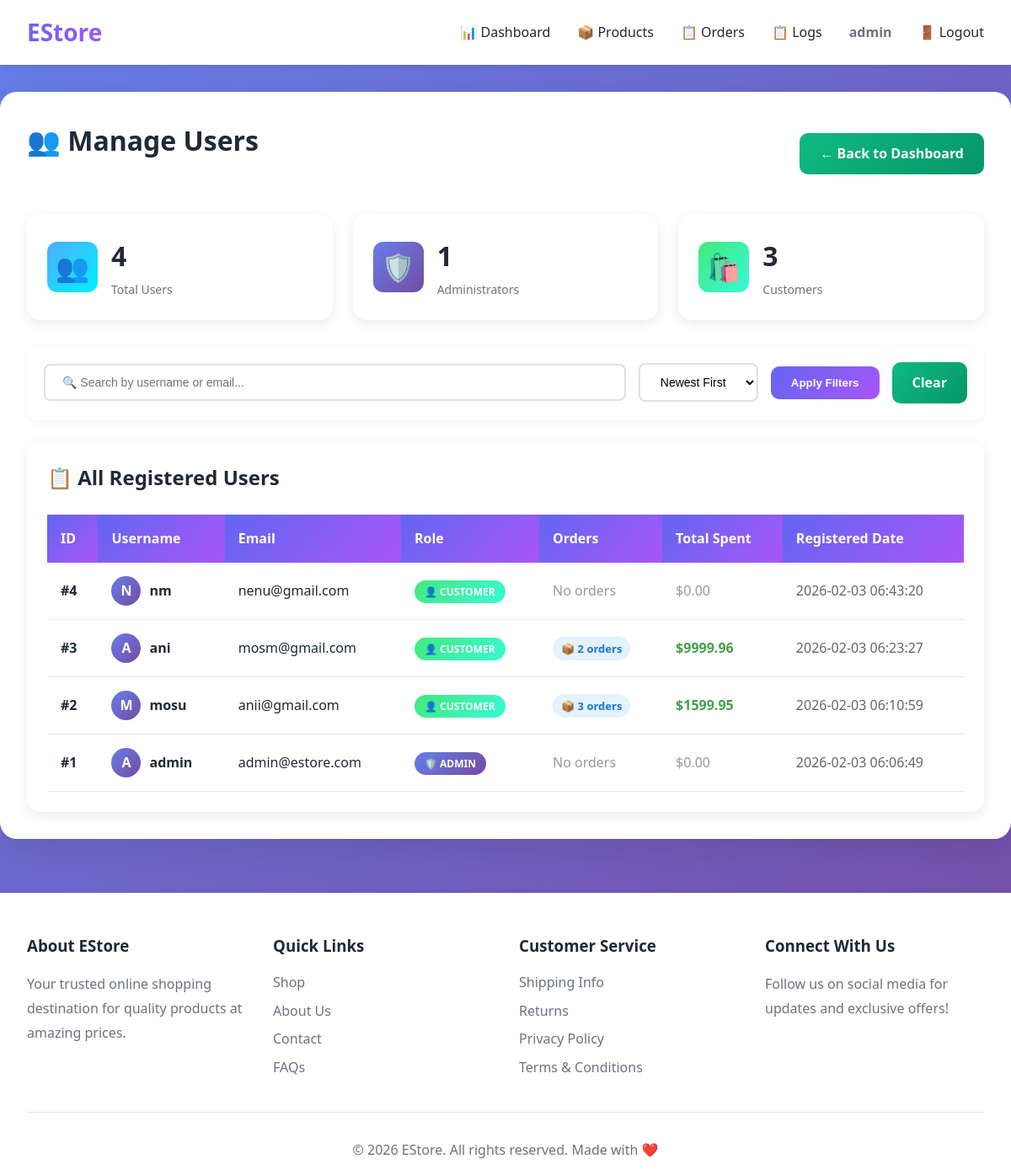
Page /admin/users (signed in) on the committed database.
### tables this page shows
CREATE TABLE users
                 (id INTEGER PRIMARY KEY AUTOINCREMENT,
                  username TEXT UNIQUE NOT NULL,
                  email TEXT UNIQUE NOT NULL,
                  password TEXT NOT NULL,
                  is_admin INTEGER DEFAULT 0,
                  created_at TIMESTAMP DEFAULT CURRENT_TIMESTAMP);

### app.py (the view)
@app.route('/admin/users')
@admin_required
def admin_users():
    try:
        search = request.args.get('search', '')
        sort_by = request.args.get('sort', 'newest')
        conn = get_db()
        query = 'SELECT * FROM users WHERE 1=1'
        params = []
        if search:
            query += ' AND (username LIKE ? OR email LIKE ?)'
            search_param = f'%{search}%'
            params.extend([search_param, search_param])
        if sort_by == 'newest':
            query += ' ORDER BY created_at DESC'
        elif sort_by == 'oldest':
            query += ' ORDER BY created_at ASC'
        elif sort_by == 'name':
            query += ' ORDER BY username ASC'
        users = conn.execute(query, params).fetchall()
        user_stats = conn.execute('''
            SELECT
                COUNT(*) as total_users,
                SUM(CASE WHEN is_admin = 1 THEN 1 ELSE 0 END) as admin_count,
                SUM(CASE WHEN is_admin = 0 THEN 1 ELSE 0 END) as customer_count
            FROM users
        ''').fetchone()
        users_with_orders = []
        for user in users:
            order_count = conn.execute('SELECT COUNT(*) as count FROM orders WHERE user_id = ?', (user['id'],)).fetchone()
            total_spent = conn.execute('SELECT SUM(total) as total FROM orders WHERE user_id = ?', (user['id'],)).fetchone()
            users_with_orders.append({
                'id': user['id'],
                'username': user['username'],
                'email': user['email'],
                'is_admin': user['is_admin'],
                'created_at': user['created_at'],
                'order_count': order_count['count'] if order_count else 0,
                'total_spent': total_spent['total'] if total_spent and total_spent['total'] else 0
            })
        conn.close()
        return render_template('admin/users.html',
                             users=users_with_orders,
                             user_stats=user_stats,
                             search=search,
                             sort_by=sort_by)
    except Exception as e:
        log_error('Admin Users Error', f'Error loading users page: {str(e)}')
        flash('An error occurred while loading users', 'danger')
        return

### app.py (called while the page is built)
def get_db():
    conn = sqlite3.connect('ecommerce.db')
    conn.row_factory = sqlite3.Row
    return conn

def admin_required(f):
    @wraps(f)
    def decorated_function(*args, **kwargs):
        if 'user_id' not in session:
            log_unauthorized_access(request.path, 'admin')
            flash('Please login to access this page', 'warning')
            return redirect(url_for('login'))
        if not session.get('is_admin'):
            log_unauthorized_access(request.path, 'admin')
            flash('You do not have permission to access this page', 'danger')
            return redirect(url_for('index'))
        return f(*args, **kwargs)
    return decorated_function

### templates/admin/users.html (shortened to what this page needs)
{% extends "base.html" %}
{% block content %}
<div class="admin-header">
    <h2 class="section-title">👥 Manage Users</h2>
    <a href="{{ url_for('admin_dashboard') }}" class="btn btn-secondary">← Back to Dashboard</a>
</div>
<div class="admin-stats" style="margin-bottom: 30px;">
    <div class="stat-card">
        <div class="stat-icon" style="background: linear-gradient(135deg, #4FACFE 0%, #00F2FE 100%);">👥</div>
        <div class="stat-info">
            <h3>{{ user_stats.total_users }}</h3>
            <p>Total Users</p>
        </div>
    </div>
    <div class="stat-card">
        <div class="stat-icon" style="background: linear-gradient(135deg, #667EEA 0%, #764BA2 100%);">🛡️</div>
        <div class="stat-info">
            <h3>{{ user_stats.admin_count }}</h3>
            <p>Administrators</p>
        </div>
    </div>
    <div class="stat-card">
        <div class="stat-icon" style="background: linear-gradient(135deg, #43E97B 0%, #38F9D7 100%);">🛍️</div>
        <div class="stat-info">
            <h3>{{ user_stats.customer_count }}</h3>
            <p>Customers</p>
        </div>
    </div>
</div>
<div class="admin-filters" style="background: white; padding: 20px; border-radius: 12px; margin-bottom: 25px; box-shadow: 0 2px 8px rgba(0,0,0,0.05);">
    <form method="get" style="display: flex; gap: 15px; flex-wrap: wrap; align-items: center;">
        <div style="flex: 1; min-width: 250px;">
            <input type="text" name="search" placeholder="🔍 Search by username or email..."
                   value="{{ search }}"
                   style="width: 100%; padding: 12px 20px; border: 2px solid #e0e0e0; border-radius: 8px; font-size: 14px;">
        </div>
        <div>
            <select name="sort" style="padding: 12px 20px; border: 2px solid #e0e0e0; border-radius: 8px; font-size: 14px; background: white;">
                <option value="newest" {% if sort_by == 'newest' %}selected{% endif %}>Newest First</option>
            </select>
        </div>
        <button type="submit" class="btn btn-primary">Apply Filters</button>
        <a href="{{ url_for('admin_users') }}" class="btn btn-secondary">Clear</a>
    </form>
</div>
<div class="admin-section">
    <h3 class="admin-section-title">📋 All Registered Users</h3>
    <div class="admin-table-container">
        {% if users %}
        <table class="admin-table">
            <thead>
                <tr>
                    <th>ID</th>
                    <th>Username</th>
                    <th>Email</th>
                    <th>Role</th>
                    <th>Orders</th>
                    <th>Total Spent</th>
                    <th>Registered Date</th>
                </tr>
            </thead>
            <tbody>
                {% for user in users %}
                <tr>
                    <td><strong>#{{ user.id }}</strong></td>
                    <td>
                        <div style="display: flex; align-items: center; gap: 10px;">
                            <div style="width: 35px; height: 35px; border-radius: 50%; background: linear-gradient(135deg, #667EEA 0%, #764BA2 100%); display: flex; align-items: center; justify-content: center; color: white; font-weight: bold;">
                                {{ user.username[0].upper() }}
                            </div>
                            <strong>{{ user.username }}</strong>
                        </div>
                    </td>
                    <td>{{ user.email }}</td>
                    <td>
                        {% if user.is_admin %}
                        <span class="status" style="background: linear-gradient(135deg, #667EEA 0%, #764BA2 100%); color: white; padding: 5px 12px; border-radius: 20px; font-size: 12px; font-weight: 600;">
                            🛡️ ADMIN
                        </span>
                        {% else %}
                        <span class="status" style="background: linear-gradient(135deg, #43E97B 0%, #38F9D7 100%); color: white; padding: 5px 12px; border-radius: 20px; font-size: 12px; font-weight: 600;">
                            👤 CUSTOMER
                        </span>
                        {% endif %}
                    </td>
                    <td>
                        {% if user.order_count > 0 %}
                        <span style="background: #e3f2fd; color: #1976d2; padding: 5px 10px; border-radius: 15px; font-size: 13px; font-weight: 600;">
                            📦 {{ user.order_count }} orders
                        </span>
                        {% else %}
                        <span style="color: #999;">No orders</span>
                        {% endif %}
                    </td>
                    <td>
                        {% if user.total_spent > 0 %}
                        <strong style="color: #43a047;">${{ "%.2f"|format(user.total_spent) }}</strong>
                        {% else %}
                        <span style="color: #999;">$0.00</span>
                        {% endif %}
                    </td>
                    <td style="color: #666;">{{ user.created_at }}</td>
                </tr>
                {% endfor %}
            </tbody>
        </table>
        {% endif %}
    </div>
</div>
{% endblock %}

### templates/base.html (shortened to what this page needs)
<!DOCTYPE html>
<html lang="en">
<head>
    <link rel="stylesheet" href="{{ url_for('static', filename='css/style.css') }}">
</head>
<body>
    <nav class="navbar">
        <div class="container">
            <a href="{{ url_for('index') }}" class="logo">EStore</a>
            <ul class="nav-links">
                {% if session.user_id %}
                    {% if session.is_admin %}
                        <li><a href="{{ url_for('admin_dashboard') }}">📊 Dashboard</a></li>
                        <li><a href="{{ url_for('admin_products') }}">📦 Products</a></li>
                        <li><a href="{{ url_for('admin_orders') }}">📋 Orders</a></li>
                        <li><a href="{{ url_for('admin_logs') }}">📋 Logs</a></li>
                    {% else %}
                        <li><a href="{{ url_for('index') }}">🏠 Shop</a></li>
                        <li><a href="{{ url_for('wishlist') }}">❤️ Wishlist</a></li>
                        <li><a href="{{ url_for('cart') }}">🛒 Cart</a></li>
                        <li><a href="{{ url_for('my_orders') }}">📦 Orders</a></li>
                    {% endif %}
                    <li><span class="username">{{ session.username }}</span></li>
                    <li><a href="{{ url_for('logout') }}">🚪 Logout</a></li>
                {% else %}
                    <li><a href="{{ url_for('index') }}">🏠 Shop</a></li>
                    <li><a href="{{ url_for('login') }}">🔐 Login</a></li>
                    <li><a href="{{ url_for('register') }}">📝 Register</a></li>
                {% endif %}
            </ul>
        </div>
    </nav>
    <div class="container main-content">
        {% block content %}{% endblock %}
    </div>
    <footer>
        <div class="container">
            <div class="footer-content">
                <div class="footer-section">
                    <h3>About EStore</h3>
                    <p>Your trusted online shopping destination for quality products at amazing prices.</p>
                </div>
                <div class="footer-section">
                    <h3>Quick Links</h3>
                    <ul>
                        <li><a href="{{ url_for('index') }}">Shop</a></li>
                        <li><a href="#">About Us</a></li>
                        <li><a href="#">Contact</a></li>
                        <li><a href="#">FAQs</a></li>
                    </ul>
                </div>
                <div class="footer-section">
                    <h3>Customer Service</h3>
                    <ul>
                        <li><a href="#">Shipping Info</a></li>
                        <li><a href="#">Returns</a></li>
                        <li><a href="#">Privacy Policy</a></li>
                        <li><a href="#">Terms & Conditions</a></li>
                    </ul>
                </div>
                <div class="footer-section">
                    <h3>Connect With Us</h3>
                    <p>Follow us on social media for updates and exclusive offers!</p>
                </div>
            </div>
            <div class="footer-bottom">
                <p>&copy; 2026 EStore. All rights reserved. Made with ❤️</p>
            </div>
        </div>
    </footer>
</body>
</html>

### static/css/style.css (style rules this page uses)
:root { --primary: #6366F1; --secondary: #10B981; --danger: #EF4444; --warning: #F59E0B; --dark: #1F2937; --gray: #6B7280; --light-gray: #F3F4F6; --border: #E5E7EB; --white: #FFFFFF; }
* { margin: 0; padding: 0; box-sizing: border-box; }
body { font-family: 'Segoe UI', Tahoma, Geneva, Verdana, sans-serif; background: linear-gradient(135deg, #667eea 0%, #764ba2 100%); min-height: 100vh; color: var(--dark); line-height: 1.6; }
.navbar { background: white; box-shadow: 0 2px 10px rgba(0, 0, 0, 0.1); padding: 1rem 0; position: sticky; top: 0; z-index: 100; }
.navbar .container { display: flex; justify-content: space-between; align-items: center; max-width: 1200px; margin: 0 auto; padding: 0 2rem; }
.logo { font-size: 1.75rem; font-weight: 700; background: linear-gradient(135deg, var(--primary), #A855F7); -webkit-background-clip: text; -webkit-text-fill-color: transparent; background-clip: text; text-decoration: none; }
.nav-links { display: flex; list-style: none; gap: 2rem; align-items: center; }
.nav-links a { text-decoration: none; color: var(--dark); font-weight: 500; transition: color 0.3s; }
.username { color: var(--gray); font-weight: 600; }
.container { max-width: 1200px; margin: 0 auto; padding: 0 2rem; }
.main-content { background: white; border-radius: 20px; margin: 2rem auto; padding: 2rem; box-shadow: 0 10px 40px rgba(0, 0, 0, 0.1); min-height: 60vh; }
.btn { padding: 0.75rem 1.5rem; border: none; border-radius: 10px; font-weight: 600; cursor: pointer; transition: all 0.3s; text-decoration: none; display: inline-block; text-align: center; }
.btn-primary { background: linear-gradient(135deg, var(--primary), #A855F7); color: white; }
.btn-secondary { background: linear-gradient(135deg, var(--secondary), #059669); color: white; }
.section-title { font-size: 2rem; font-weight: 700; margin-bottom: 2rem; color: var(--dark); }
.status { padding: 0.5rem 1rem; border-radius: 20px; font-weight: 600; font-size: 0.875rem; text-transform: uppercase; }
.admin-stats { display: grid; grid-template-columns: repeat(auto-fit, minmax(250px, 1fr)); gap: 1.5rem; margin-bottom: 2rem; }
.stat-card { background: white; border-radius: 16px; padding: 1.5rem; display: flex; align-items: center; gap: 1rem; box-shadow: 0 4px 15px rgba(0, 0, 0, 0.08); }
.stat-icon { width: 60px; height: 60px; border-radius: 12px; display: flex; align-items: center; justify-content: center; font-size: 2rem; }
.stat-info h3 { font-size: 2rem; color: var(--dark); margin-bottom: 0.25rem; }
.stat-info p { color: var(--gray); font-size: 0.875rem; }
.admin-section { background: white; border-radius: 16px; padding: 1.5rem; box-shadow: 0 4px 15px rgba(0, 0, 0, 0.08); }
.admin-section-title { font-size: 1.5rem; margin-bottom: 1.5rem; color: var(--dark); }
.admin-table-container { overflow-x: auto; }
.admin-table { width: 100%; border-collapse: collapse; }
.admin-table th { background: linear-gradient(135deg, var(--primary), #A855F7); color: white; padding: 1rem; text-align: left; font-weight: 600; white-space: nowrap; }
.admin-table td { padding: 1rem; border-bottom: 1px solid var(--border); }
.admin-header { display: flex; justify-content: space-between; align-items: center; margin-bottom: 2rem; }
footer { background: white; margin-top: 4rem; padding: 3rem 0 1rem; box-shadow: 0 -2px 10px rgba(0, 0, 0, 0.05); }
.footer-content { display: grid; grid-template-columns: repeat(auto-fit, minmax(250px, 1fr)); gap: 2rem; margin-bottom: 2rem; }
.footer-section h3 { margin-bottom: 1rem; color: var(--dark); }
.footer-section p { color: var(--gray); line-height: 1.8; }
.footer-section ul { list-style: none; }
.footer-section ul li { margin-bottom: 0.5rem; }
.footer-section ul li a { color: var(--gray); text-decoration: none; transition: color 0.3s; }
.footer-bottom { text-align: center; padding-top: 2rem; border-top: 1px solid var(--border); color: var(--gray); }

### templates/admin/users.html (style rules this page uses)
.admin-header { display: flex; justify-content: space-between; align-items: center; margin-bottom: 30px; }
.admin-filters { animation: slideDown 0.3s ease-out; }

### rows in the picture
users: username "admin", id "1", username "A", email "admin@estore.com", is_admin "🛡️ ADMIN", shows "No orders", shows "$0.00", created_at "2026-02-03 06:06:49"
users: id "4", username "N", username "nm", email "nenu@gmail.com", is_admin "👤 CUSTOMER", shows "No orders", shows "$0.00", created_at "2026-02-03 06:43:20"
users: id "3", username "A", username "ani", email "mosm@gmail.com", is_admin "👤 CUSTOMER", order_count "2", total_spent "9999.96", created_at "2026-02-03 06:23:27"
users: id "2", username "M", username "mosu", email "anii@gmail.com", is_admin "👤 CUSTOMER", order_count "3", total_spent "1599.95", created_at "2026-02-03 06:10:59"

### other values in the picture
{{ user_stats.total_users }} "4"
{{ user_stats.admin_count }} "1"
{{ user_stats.customer_count }} "3"
